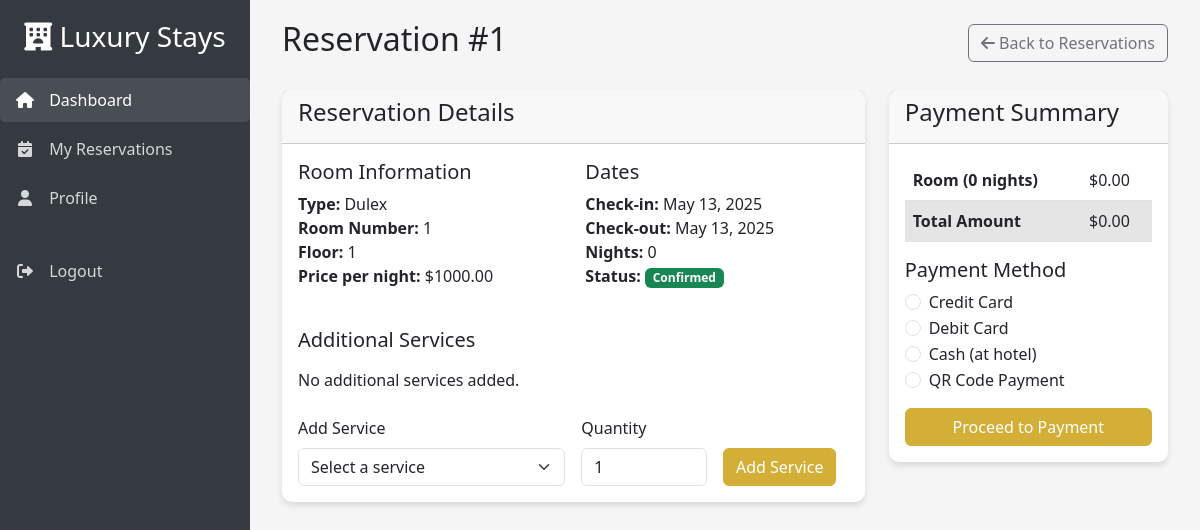
The page /reservation/1/ (signed in) on the database its author committed.
### hotal_manager/models.py (models this page shows, shortened)
class Reservation(models.Model):
    STATUS_CHOICES = [
        ('pending', 'Pending'),
        ('confirmed', 'Confirmed'),
        ('checked_in', 'Checked In'),
        ('checked_out', 'Checked Out'),
        ('cancelled', 'Cancelled'),
    ]
    PAYMENT_METHODS = [
        ('credit_card', 'Credit Card'),
        ('debit_card', 'Debit Card'),
        ('cash', 'Cash'),
        ('qr', 'QR Code'),
    ]
    user = models.ForeignKey(settings.AUTH_USER_MODEL, on_delete=models.CASCADE)  # ✅
    room = models.ForeignKey(Room, on_delete=models.PROTECT)
    check_in = models.DateField()
    check_out = models.DateField()
    adults = models.PositiveIntegerField(default=1)
    children = models.PositiveIntegerField(default=0)
    special_requests = models.TextField(blank=True)
    status = models.CharField(max_length=20, choices=STATUS_CHOICES, default='pending')
    payment_method = models.CharField(max_length=20, choices=PAYMENT_METHODS, null=True, blank=True)
    payment_status = models.BooleanField(default=False)
    created_at = models.DateTimeField(auto_now_add=True)
    updated_at = models.DateTimeField(auto_now=True)

class Room(models.Model):
    room_number = models.CharField(max_length=10, unique=True)
    room_type = models.ForeignKey(RoomType, on_delete=models.PROTECT)
    floor = models.PositiveIntegerField()
    is_available = models.BooleanField(default=True)

class RoomType(models.Model):
    name = models.CharField(max_length=50, unique=True)
    description = models.TextField()
    price = models.DecimalField(max_digits=8, decimal_places=2)
    capacity = models.PositiveIntegerField()
    image = models.ImageField(upload_to='room_types/')

### hotal_manager/views.py (the view)
# urls.py: path('reservation/<int:reservation_id>/', views.view_reservation, name='view_reservation'),
@login_required
def view_reservation(request, reservation_id):
    reservation = Reservation.objects.get(id=reservation_id, user=request.user)
    services = Service.objects.filter(is_active=True)
    reservation_services = ReservationService.objects.filter(reservation=reservation)
    nights = (reservation.check_out - reservation.check_in).days
    room_total = reservation.room.room_type.price * nights
    services_total = sum(service.total_price for service in reservation_services)
    total_amount = room_total + services_total
    return render(request, 'home.html', {
        'reservation': reservation,
        'services': services,
        'reservation_services': reservation_services,
        'room_total': room_total,
        'services_total': services_total,
        'total_amount': total_amount,
        'nights': nights,
        'viewing_reservation': True
    })

### templates/home.html (shortened to what this page needs)
<!DOCTYPE html>
<html lang="en">
<head>
    <link href="https://cdn.jsdelivr.net/npm/bootstrap@5.3.0/dist/css/bootstrap.min.css" rel="stylesheet">
    <link rel="stylesheet" href="https://cdnjs.cloudflare.com/ajax/libs/font-awesome/6.0.0/css/all.min.css">
</head>
<body>
    <div class="sidebar">
        <div class="text-center mb-4">
            <h3><i class="fas fa-hotel"></i> Luxury Stays</h3>
        </div>
        <ul class="nav flex-column">
            <li class="nav-item">
                <a class="nav-link active" href="">
                    <i class="fas fa-home"></i> Dashboard
                </a>
            </li>
            <li class="nav-item">
                <a class="nav-link" href="{% url 'my_reservations' %}">
                    <i class="fas fa-calendar-check"></i> My Reservations
                </a>
            </li>
            <li class="nav-item">
                <a class="nav-link" href="#">
                    <i class="fas fa-user"></i> Profile
                </a>
            </li>
            <li class="nav-item mt-4">
                <a class="nav-link" href="{% url 'logout' %}">
                    <i class="fas fa-sign-out-alt"></i> Logout
                </a>
            </li>
        </ul>
    </div>
    <div class="main-content">
        <div class="container-fluid">
            {% if viewing_reservation %}
                <div class="d-flex justify-content-between align-items-center mb-4">
                    <h2>Reservation #{{ reservation.id }}</h2>
                    <a href="{% url 'my_reservations' %}" class="btn btn-outline-secondary">
                        <i class="fas fa-arrow-left"></i> Back to Reservations
                    </a>
                </div>
                <div class="row">
                    <div class="col-md-8">
                        <div class="card mb-4">
                            <div class="card-header">
                                <h4>Reservation Details</h4>
                            </div>
                            <div class="card-body">
                                <div class="row mb-4">
                                    <div class="col-md-6">
                                        <h5>Room Information</h5>
                                        <p>
                                            <strong>Type:</strong> {{ reservation.room.room_type.name }}<br>
                                            <strong>Room Number:</strong> {{ reservation.room.room_number }}<br>
                                            <strong>Floor:</strong> {{ reservation.room.floor }}<br>
                                            <strong>Price per night:</strong> ${{ reservation.room.room_type.price }}
                                        </p>
                                    </div>
                                    <div class="col-md-6">
                                        <h5>Dates</h5>
                                        <p>
                                            <strong>Check-in:</strong> {{ reservation.check_in }}<br>
                                            <strong>Check-out:</strong> {{ reservation.check_out }}<br>
                                            <strong>Nights:</strong> {{ nights }}<br>
                                            <strong>Status:</strong>
                                            <span class="badge bg-{% if reservation.status == 'confirmed' %}success{% elif reservation.status == 'cancelled' %}danger{% else %}info{% endif %}">
                                                {{ reservation.get_status_display }}
                                            </span>
                                        </p>
                                    </div>
                                </div>
                                <h5 class="mb-3">Additional Services</h5>
                                {% if reservation_services %}
                                    <div class="table-responsive">
                                        <table class="table">
                                            <thead>
                                                <tr>
                                                    <th>Service</th>
                                                    <th>Price</th>
                                                    <th>Quantity</th>
                                                    <th>Total</th>
                                                </tr>
                                            </thead>
                                            <tbody>
                                                {% for service in reservation_services %}
                                                    <tr>
                                                        <td>{{ service.service.name }}</td>
                                                        <td>${{ service.service.price }}</td>
                                                        <td>{{ service.quantity }}</td>
                                                        <td>${{ service.total_price }}</td>
                                                    </tr>
                                                {% endfor %}
                                            </tbody>
                                        </table>
                                    </div>
                                {% else %}
                                    <p>No additional services added.</p>
                                {% endif %}
                                {% if not reservation.payment_status %}
                                    <div class="mt-4">
                                        <form method="POST" action="{% url 'add_service' reservation.id %}">
                                            <div class="row g-3">
                                                <div class="col-md-6">
                                                    <label for="service_id" class="form-label">Add Service</label>
                                                    <select class="form-select" id="service_id" name="service_id" required>
                                                        <option value="">Select a service</option>
                                                    </select>
                                                </div>
                                                <div class="col-md-3">
                                                    <label for="quantity" class="form-label">Quantity</label>
                                                    <input type="number" class="form-control" id="quantity" name="quantity" min="1" value="1" required>
                                                </div>
                                                <div class="col-md-3 d-flex align-items-end">
                                                    <button type="submit" class="btn btn-primary">Add Service</button>
                                                </div>
                                            </div>
                                        </form>
                                    </div>
                                {% endif %}
                            </div>
                        </div>
                    </div>
                    <div class="col-md-4">
                        <div class="card mb-4">
                            <div class="card-header">
                                <h4>Payment Summary</h4>
                            </div>
                            <div class="card-body">
                                <table class="table">
                                    <tr>
                                        <th>Room ({{ nights }} nights)</th>
                                        <td>${{ room_total }}</td>
                                    </tr>
                                    <tr class="table-active">
                                        <th>Total Amount</th>
                                        <td>${{ total_amount }}</td>
                                    </tr>
                                </table>
                                {% if not reservation.payment_status %}
                                    <div class="mt-3">
                                        <h5>Payment Method</h5>
                                        <form method="POST" action="{% url 'initiate_payment' reservation.id %}">
                                            <div class="mb-3">
                                                <div class="form-check">
                                                    <input class="form-check-input" type="radio" name="payment_method" id="credit_card" value="credit_card" required>
                                                    <label class="form-check-label" for="credit_card">
                                                        Credit Card
                                                    </label>
                                                </div>
                                                <div class="form-check">
                                                    <input class="form-check-input" type="radio" name="payment_method" id="debit_card" value="debit_card">
                                                    <label class="form-check-label" for="debit_card">
                                                        Debit Card
                                                    </label>
                                                </div>
                                                <div class="form-check">
                                                    <input class="form-check-input" type="radio" name="payment_method" id="cash" value="cash">
                                                    <label class="form-check-label" for="cash">
                                                        Cash (at hotel)
                                                    </label>
                                                </div>
                                                <div class="form-check">
                                                    <input class="form-check-input" type="radio" name="payment_method" id="qr" value="qr">
                                                    <label class="form-check-label" for="qr">
                                                        QR Code Payment
                                                    </label>
                                                </div>
                                            </div>
                                            <button type="submit" class="btn btn-primary w-100">Proceed to Payment</button>
                                        </form>
                                    </div>
                                {% else %}
                                    <div class="alert alert-success">
                                        <i class="fas fa-check-circle"></i> Payment completed via {{ reservation.get_payment_method_display }}
                                    </div>
                                {% endif %}
                            </div>
                        </div>
                    </div>
                </div>
            {% endif %}
        </div>
    </div>
</body>
</html>

### templates/home.html (style rules this page uses)
:root { --primary-color: #d4af37; --dark-color: #343a40; --light-color: #f8f9fa; }
body { background-color: #f5f5f5; }
.sidebar { background-color: var(--dark-color); color: white; height: 100vh; position: fixed; width: 250px; padding-top: 20px; }
.main-content { margin-left: 250px; padding: 20px; }
.nav-link { color: rgba(255, 255, 255, 0.8); margin-bottom: 5px; border-radius: 5px; padding: 10px 15px; }
.nav-link:hover, .nav-link.active { background-color: rgba(255, 255, 255, 0.1); color: white; }
.nav-link i { margin-right: 10px; width: 20px; text-align: center; }
.card { border: none; border-radius: 10px; box-shadow: 0 4px 6px rgba(0, 0, 0, 0.1); margin-bottom: 20px; transition: transform 0.3s; }
.btn-primary { background-color: var(--primary-color); border-color: var(--primary-color); }

### rows shown on the page
Reservation: id "1", room.room_type.name "Dulex", room.room_number "1", room.floor "1", room.room_type.price "1000.00", check_in "May 13, 2025", check_out "May 13, 2025", status "Confirmed"

### other values the page prints
{{ nights }} "0"
{{ room_total }} "0.00"
{{ total_amount }} "0.00"
